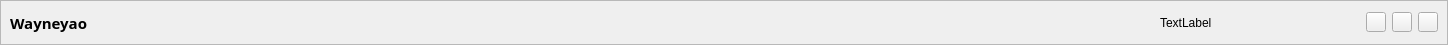
<?xml version="1.0" encoding="UTF-8"?>
<ui version="4.0">
 <class>MainTitleBar</class>
 <widget class="QWidget" name="MainTitleBar">
  <property name="geometry">
   <rect>
    <x>0</x>
    <y>0</y>
    <width>1448</width>
    <height>45</height>
   </rect>
  </property>
  <property name="windowTitle">
   <string>Form</string>
  </property>
  <property name="styleSheet">
   <string notr="true"/>
  </property>
  <layout class="QGridLayout" name="gridLayout">
   <property name="leftMargin">
    <number>0</number>
   </property>
   <property name="topMargin">
    <number>0</number>
   </property>
   <property name="rightMargin">
    <number>0</number>
   </property>
   <property name="bottomMargin">
    <number>0</number>
   </property>
   <item row="0" column="0">
    <widget class="QFrame" name="frameBorder">
     <property name="frameShape">
      <enum>QFrame::StyledPanel</enum>
     </property>
     <property name="frameShadow">
      <enum>QFrame::Raised</enum>
     </property>
     <layout class="QGridLayout" name="gridLayout_2">
      <item row="0" column="0">
       <widget class="QLabel" name="labelTitleName">
        <property name="font">
         <font>
          <family>微软雅黑</family>
          <pointsize>11</pointsize>
          <weight>75</weight>
          <bold>true</bold>
         </font>
        </property>
        <property name="text">
         <string>Wayneyao</string>
        </property>
        <property name="scaledContents">
         <bool>true</bool>
        </property>
       </widget>
      </item>
      <item row="0" column="1">
       <widget class="QLabel" name="labelImage">
        <property name="minimumSize">
         <size>
          <width>25</width>
          <height>25</height>
         </size>
        </property>
        <property name="maximumSize">
         <size>
          <width>25</width>
          <height>25</height>
         </size>
        </property>
        <property name="font">
         <font>
          <weight>75</weight>
          <bold>true</bold>
         </font>
        </property>
        <property name="text">
         <string/>
        </property>
        <property name="pixmap">
         <pixmap resource="../res.qrc">:/res/res/image/image1.png</pixmap>
        </property>
        <property name="scaledContents">
         <bool>true</bool>
        </property>
       </widget>
      </item>
      <item row="0" column="2">
       <spacer name="horizontalSpacer">
        <property name="orientation">
         <enum>Qt::Horizontal</enum>
        </property>
        <property name="sizeHint" stdset="0">
         <size>
          <width>1023</width>
          <height>20</height>
         </size>
        </property>
       </spacer>
      </item>
      <item row="0" column="3">
       <widget class="QLabel" name="label">
        <property name="minimumSize">
         <size>
          <width>200</width>
          <height>20</height>
         </size>
        </property>
        <property name="sizeIncrement">
         <size>
          <width>1222</width>
          <height>21212</height>
         </size>
        </property>
        <property name="text">
         <string>TextLabel</string>
        </property>
       </widget>
      </item>
      <item row="0" column="4">
       <widget class="QPushButton" name="pushButtonMin">
        <property name="minimumSize">
         <size>
          <width>20</width>
          <height>20</height>
         </size>
        </property>
        <property name="maximumSize">
         <size>
          <width>20</width>
          <height>20</height>
         </size>
        </property>
        <property name="font">
         <font>
          <pointsize>6</pointsize>
         </font>
        </property>
        <property name="styleSheet">
         <string notr="true"/>
        </property>
        <property name="text">
         <string/>
        </property>
        <property name="icon">
         <iconset>
          <normaloff>../res/image/min_hover.png</normaloff>../res/image/min_hover.png</iconset>
        </property>
       </widget>
      </item>
      <item row="0" column="5">
       <widget class="QPushButton" name="pushButtonNormalMax">
        <property name="minimumSize">
         <size>
          <width>20</width>
          <height>20</height>
         </size>
        </property>
        <property name="maximumSize">
         <size>
          <width>20</width>
          <height>20</height>
         </size>
        </property>
        <property name="font">
         <font>
          <pointsize>6</pointsize>
         </font>
        </property>
        <property name="styleSheet">
         <string notr="true"/>
        </property>
        <property name="text">
         <string/>
        </property>
        <property name="icon">
         <iconset>
          <normaloff>../res/image/max_hover.png</normaloff>../res/image/max_hover.png</iconset>
        </property>
       </widget>
      </item>
      <item row="0" column="6">
       <widget class="QPushButton" name="pushButtonClose">
        <property name="minimumSize">
         <size>
          <width>20</width>
          <height>20</height>
         </size>
        </property>
        <property name="maximumSize">
         <size>
          <width>20</width>
          <height>20</height>
         </size>
        </property>
        <property name="text">
         <string/>
        </property>
        <property name="icon">
         <iconset>
          <normaloff>../res/image/close_hover.png</normaloff>../res/image/close_hover.png</iconset>
        </property>
       </widget>
      </item>
     </layout>
    </widget>
   </item>
  </layout>
 </widget>
 <resources>
  <include location="../res.qrc"/>
 </resources>
 <connections/>
</ui>
